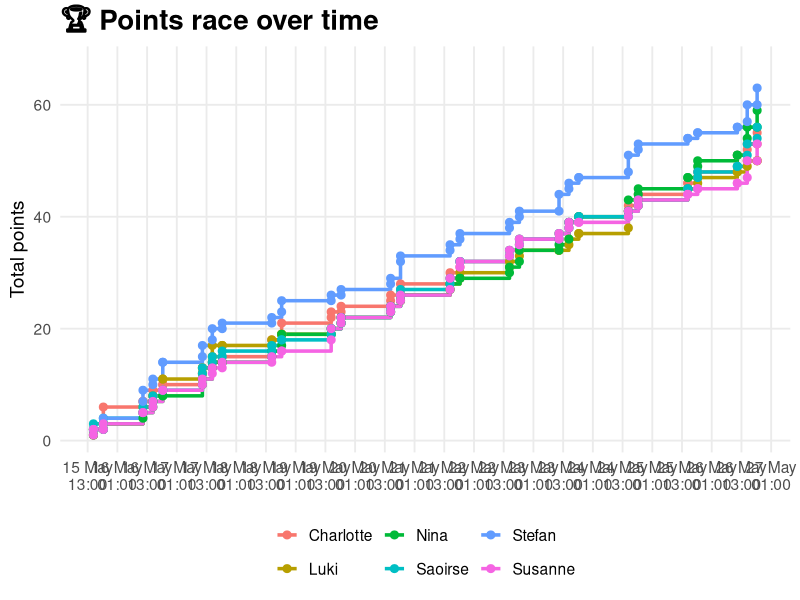

Here is the R script that generated this plot:
## ---- chunk 1
#| echo: false
#| message: false
#| warning: false

library(tidyverse)
library(lubridate)

site_timezone <- "Europe/Zurich"

flags <- tribble(
  ~team, ~flag,
  "DE",  "🇩🇪",
  "GER", "🇩🇪",
  "FIN", "🇫🇮",
  "SUI", "🇨🇭",
  "CH",  "🇨🇭",
  "USA", "🇺🇸",
  "AUT", "🇦🇹",
  "LAT", "🇱🇻",
  "GB",  "🇬🇧",
  "HUN", "🇭🇺",
  "CAN", "🇨🇦",
  "SWE", "🇸🇪",
  "CZE", "🇨🇿",
  "SVK", "🇸🇰",
  "DEN", "🇩🇰",
  "NOR", "🇳🇴",
  "KAZ", "🇰🇿",
  "FRA", "🇫🇷",
  "SLO", "🇸🇮",
  "ITA", "🇮🇹",
  "POL", "🇵🇱"
)

team_label <- function(team_code) {
  flag <- flags$flag[match(team_code, flags$team)]
  ifelse(is.na(flag), team_code, paste(flag, team_code))
}

guesses <- read_csv("data/guesses.csv", show_col_types = FALSE) |>
  mutate(
    Date = dmy(Date),
    Time = format(strptime(Time, format = "%H:%M"), "%H:%M"),
    match_start = ymd_hm(
      paste(Date, Time),
      tz = site_timezone
    ),
    match_date = as_date(match_start, tz = site_timezone),
    pred_goal_1 = as.integer(pred_goal_1),
    pred_goal_2 = as.integer(pred_goal_2)
  )

results <- read_csv("data/results.csv", show_col_types = FALSE) |>
  mutate(
    actual_goal_1 = as.integer(actual_goal_1),
    actual_goal_2 = as.integer(actual_goal_2)
  )

scored <- guesses |>
  left_join(
    results |>
      select(group, match_id, actual_goal_1, actual_goal_2),
    by = c("group", "match_id")
  ) |>
  mutate(
    match_finished = !is.na(actual_goal_1) & !is.na(actual_goal_2),

    pred_outcome = case_when(
      pred_goal_1 > pred_goal_2 ~ "team_1",
      pred_goal_1 < pred_goal_2 ~ "team_2",
      TRUE ~ "draw"
    ),

    actual_outcome = case_when(
      actual_goal_1 > actual_goal_2 ~ "team_1",
      actual_goal_1 < actual_goal_2 ~ "team_2",
      TRUE ~ "draw"
    ),

    pred_diff = pred_goal_1 - pred_goal_2,
    actual_diff = actual_goal_1 - actual_goal_2,

    points = case_when(
  !match_finished ~ NA_integer_,
  pred_goal_1 == actual_goal_1 & pred_goal_2 == actual_goal_2 ~ 3L,
  pred_diff == actual_diff ~ 2L,
  pred_outcome == actual_outcome ~ 1L,
  TRUE ~ 0L
)
  )
## ---- chunk 2
#| echo: false
#| results: asis

now_time <- now(tzone = site_timezone)
today_date <- today(tzone = site_timezone)

todays_games <- guesses |>
  mutate(
    match_date = as_date(match_start, tz = site_timezone)
  ) |>
  filter(
    match_date == today_date
  ) |>
  arrange(match_start, group, match_id, player_name)

if (nrow(todays_games) == 0) {
  cat("No games scheduled for today.")
} else {
  
  match_list <- todays_games |>
    distinct(match_id, group, team_1, team_2, Time, match_start) |>
    arrange(match_start)
  
  for (i in seq_len(nrow(match_list))) {
    
    this_match <- match_list[i, ]
    
    match_guesses <- todays_games |>
      filter(
        match_id == this_match$match_id,
        group == this_match$group
      ) |>
      mutate(
        Guess = paste0(pred_goal_1, "–", pred_goal_2)
      ) |>
      select(
        Player = player_name,
        Guess
      )
    
    cat('<div class="match-card">\n')
    
    cat(
      '<div class="match-title">',
      team_label(this_match$team_1),
      ' – ',
      team_label(this_match$team_2),
      '</div>\n',
      sep = ""
    )
    
    cat(
      '<div class="match-time">Puck drop: ',
      this_match$Time,
      '</div>\n',
      sep = ""
    )
    
    print(
      knitr::kable(
        match_guesses,
        format = "html",
        align = c("l", "c")
      )
    )
    
    cat('</div>\n\n')
  }
}
## ---- chunk 3
#| echo: false

today_date <- today(tzone = site_timezone)

leaderboard <- scored |>
  filter(match_finished) |>
  mutate(
    match_date = as_date(match_start, tz = site_timezone)
  ) |>
  group_by(player_name) |>
  summarise(
    total_points = sum(points, na.rm = TRUE),
    points_today = sum(if_else(match_date == today_date, points, 0L), na.rm = TRUE),
    exact_scores = sum(points == 3, na.rm = TRUE),
    correct_goal_diff = sum(points == 2, na.rm = TRUE),
    correct_winner = sum(points == 1, na.rm = TRUE),
    matches_scored = n(),
    .groups = "drop"
  ) |>
  arrange(
    desc(total_points),
    desc(points_today),
    desc(exact_scores),
    desc(correct_goal_diff),
    desc(correct_winner),
    player_name
  ) |>
  mutate(
    rank = row_number(),
    rank_display = case_when(
      rank == 1 ~ "🥇 1",
      rank == 2 ~ "🥈 2",
      rank == 3 ~ "🥉 3",
      TRUE ~ as.character(rank)
    ),
    points_today_display = if_else(
      points_today > 0,
      paste0("+", points_today),
      "0"
    )
  ) |>
  select(
    rank_display,
    player_name,
    total_points,
    points_today_display,
    exact_scores,
    correct_goal_diff,
    correct_winner,
    matches_scored
  )
## ---- chunk 4
#| echo: false
#| message: false

knitr::kable(
  leaderboard,
  col.names = c(
    "Rank",
    "Player",
    "Total points",
    "Today",
    "Exact score",
    "Goal diff.",
    "Winner",
    "Matches scored"
  )
)
## ---- chunk 5
#| echo: false
#| fig-width: 10
#| fig-height: 6

points_over_time <- scored |>
  filter(match_finished) |>
  arrange(match_start, match_id) |>
  group_by(player_name, match_start, match_id) |>
  summarise(
    points_this_match = sum(points, na.rm = TRUE),
    .groups = "drop"
  ) |>
  group_by(player_name) |>
  arrange(match_start, .by_group = TRUE) |>
  mutate(
    total_points = cumsum(points_this_match)
  ) |>
  ungroup()

if (nrow(points_over_time) > 0) {
  ggplot(
    points_over_time,
    aes(
      x = match_start,
      y = total_points,
      color = player_name,
      group = player_name
    )
  ) +
    geom_step(linewidth = 1.2, direction = "hv") +
    geom_point(size = 2.4) +
    labs(
      x = NULL,
      y = "Total points",
      title = "🏆 Points race over time",
      color = "Player"
    ) +
    scale_x_datetime(
      date_labels = "%d %b\n%H:%M",
      date_breaks = "12 hours"
    ) +
    scale_y_continuous(
      breaks = scales::pretty_breaks(),
      expand = expansion(mult = c(0.05, 0.12))
    ) +
    theme_minimal(base_size = 14) +
    theme(
      plot.title = element_text(face = "bold", size = 20),
      legend.position = "bottom",
      legend.title = element_blank(),
      panel.grid.minor = element_blank(),
      axis.text.x = element_text(angle = 0, hjust = 0.5)
    )
}
## ---- chunk 6
#| echo: false

scored |>
  filter(match_finished) |>
  mutate(
    Match = paste0(team_label(team_1), " ", actual_goal_1, "–", actual_goal_2, " ", team_label(team_2)),
    Prediction = paste0(pred_goal_1, "–", pred_goal_2)
  ) |>
  select(
    Player = player_name,
    Match,
    Prediction,
    Points = points
  ) |>
  arrange(Match, desc(Points), Player) |>
  knitr::kable()
